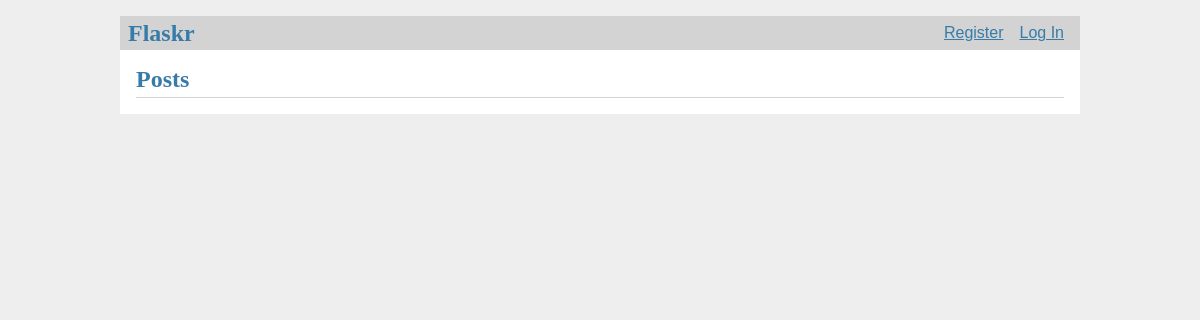
The app's page /, older data.
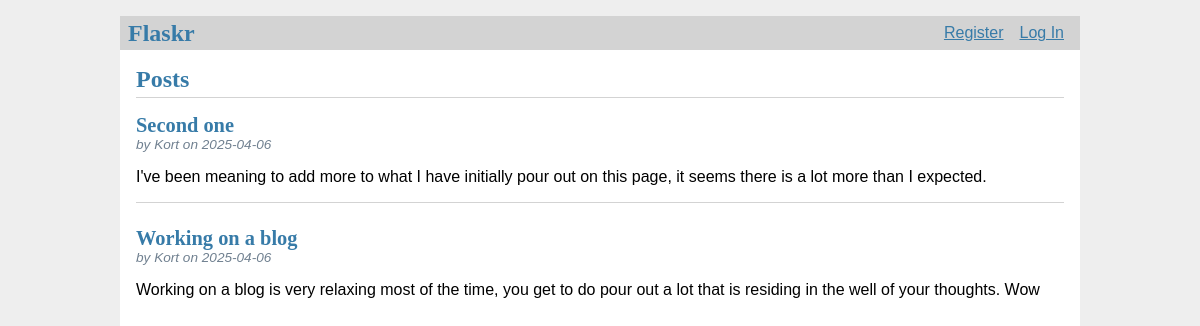
The same page, newer data.
### tables this page shows
CREATE TABLE post (
  id INTEGER PRIMARY KEY AUTOINCREMENT,
  author_id INTEGER NOT NULL,
  created TIMESTAMP NOT NULL DEFAULT CURRENT_TIMESTAMP,
  title TEXT NOT NULL,
  body TEXT NOT NULL,
  FOREIGN KEY (author_id) REFERENCES user (id)
);

CREATE TABLE user (
  id INTEGER PRIMARY KEY AUTOINCREMENT,
  username TEXT UNIQUE NOT NULL,
  password TEXT NOT NULL
);

### flaskr/blog.py (the view)
@bp.route('/')
def index():
    db = get_db()
    posts = db.execute(
        'SELECT p.id, title, body, created, author_id, username'
        ' FROM post p JOIN user u ON p.author_id = u.id'
        ' ORDER BY created DESC'
    ).fetchall()
    return render_template('blog/index.html', posts=posts)

### flaskr/auth.py (called while the page is built)
@bp.before_app_request
def load_logged_in_user():
    user_id = session.get('user_id')
    if user_id is None:
        g.user = None
    else:
        g.user = get_db().execute(
            'SELECT * FROM user WHERE id = ?', (user_id,)
        ).fetchone()

### flaskr/db.py (called while the page is built)
def get_db():
    if 'db' not in g:
        g.db = sqlite3.connect(
            current_app.config['DATABASE'],
            detect_types=sqlite3.PARSE_DECLTYPES
        )
        g.db.row_factory = sqlite3.Row
    return g.db

### flaskr/templates/blog/index.html (shortened to what this page needs)
{% extends 'base.html' %}
{% block header %}
  <h1>{% block title %}Posts{% endblock %}</h1>
{% endblock %}
{% block content %}
  {% for post in posts %}
    <article class="post">
      <header>
        <div>
          <h1>{{ post['title'] }}</h1>
          <div class="about">by {{ post['username'] }} on {{ post['created'].strftime('%Y-%m-%d') }}</div>
        </div>
      </header>
      <p class="body">{{ post['body'] }}</p>
    </article>
    {% if not loop.last %}
      <hr>
    {% endif %}
  {% endfor %}
{% endblock %}

### flaskr/templates/base.html (shortened to what this page needs)
<!doctype html>
<link rel="stylesheet" href="{{ url_for('static', filename='style.css') }}">
<nav>
  <h1>Flaskr</h1>
  <ul>
    {% if g.user %}
      <li><span>{{ g.user['username'] }}</span>
      <li><a href="{{ url_for('auth.logout') }}">Log Out</a>
    {% else %}
      <li><a href="{{ url_for('auth.register') }}">Register</a>
      <li><a href="{{ url_for('auth.login') }}">Log In</a>
    {% endif %}
  </ul>
</nav>
<section class="content">
  <header>
    {% block header %}{% endblock %}
  </header>
  {% block content %}{% endblock %}
</section>

### flaskr/static/style.css (style rules this page uses)
h1 { font-family: serif; color: #377ba8; margin: 1rem 0; }
a { color: #377ba8; }
hr { border: none; border-top: 1px solid lightgray; }
nav { background: lightgray; display: flex; align-items: center; padding: 0 0.5rem; }
nav h1 { flex: auto; margin: 0; }
nav ul { display: flex; list-style: none; margin: 0; padding: 0; }
nav ul li a, nav ul li span, header .action { display: block; padding: 0.5rem; }
.content { padding: 0 1rem 1rem; }
.content > header { border-bottom: 1px solid lightgray; display: flex; align-items: flex-end; }
.content > header h1 { flex: auto; margin: 1rem 0 0.25rem 0; }
.post > header { display: flex; align-items: flex-end; font-size: 0.85em; }
.post > header > div:first-of-type { flex: auto; }
.post > header h1 { font-size: 1.5em; margin-bottom: 0; }
.post .about { color: slategray; font-style: italic; }
.post .body { white-space: pre-line; }
.content:last-child { margin-bottom: 0; }

Row changes from the older to the newer data that the page shows:
added post: title "Second one", username "Kort", created "2025-04-06", body "I've been meaning to add more to what I have initially pour out on this page, it seems there is a lot more than I expected."
added post: title "Working on a blog", username "Kort", created "2025-04-06", body "Working on a blog is very relaxing most of the time, you get to do pour out a lot that is residing in the well of your thoughts. Wow"
